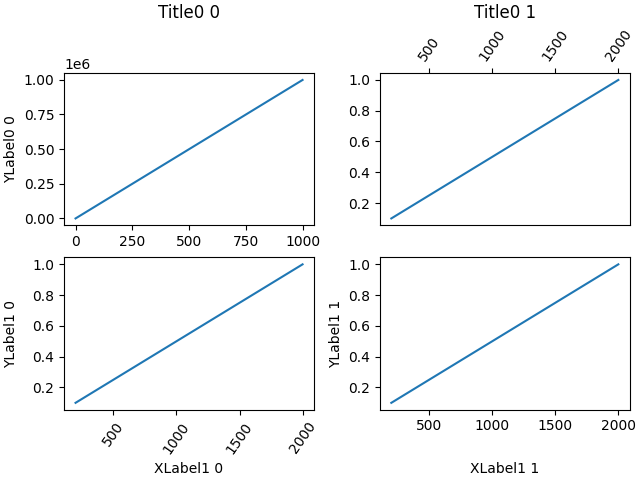

Write the Python code that produced this figure.
# 引入所需库
import matplotlib.pyplot as plt
import numpy as np
import matplotlib
matplotlib.use('TkAgg')

# 创建一个包含两个子图的图形
fig, axs = plt.subplots(2, 2, layout='constrained')

ax = axs[0][0]
ax.plot(np.arange(0, 1e6, 1000))
ax.set_title('Title0 0')
ax.set_ylabel('YLabel0 0')

ax = axs[0][1]
ax.plot(np.arange(1., 0., -0.1) * 2000., np.arange(1., 0., -0.1))
ax.set_title('Title0 1')
ax.xaxis.tick_top()
ax.tick_params(axis='x', rotation=55)


for i in range(2):
    ax = axs[1][i]
    ax.plot(np.arange(1., 0., -0.1) * 2000., np.arange(1., 0., -0.1))
    ax.set_ylabel('YLabel1 %d' % i)
    ax.set_xlabel('XLabel1 %d' % i)
    if i == 0:
        ax.tick_params(axis='x', rotation=55)

# 对图形的标签进行对齐
fig.align_labels()
# 对图形的标题进行对齐
fig.align_titles()

plt.show()
